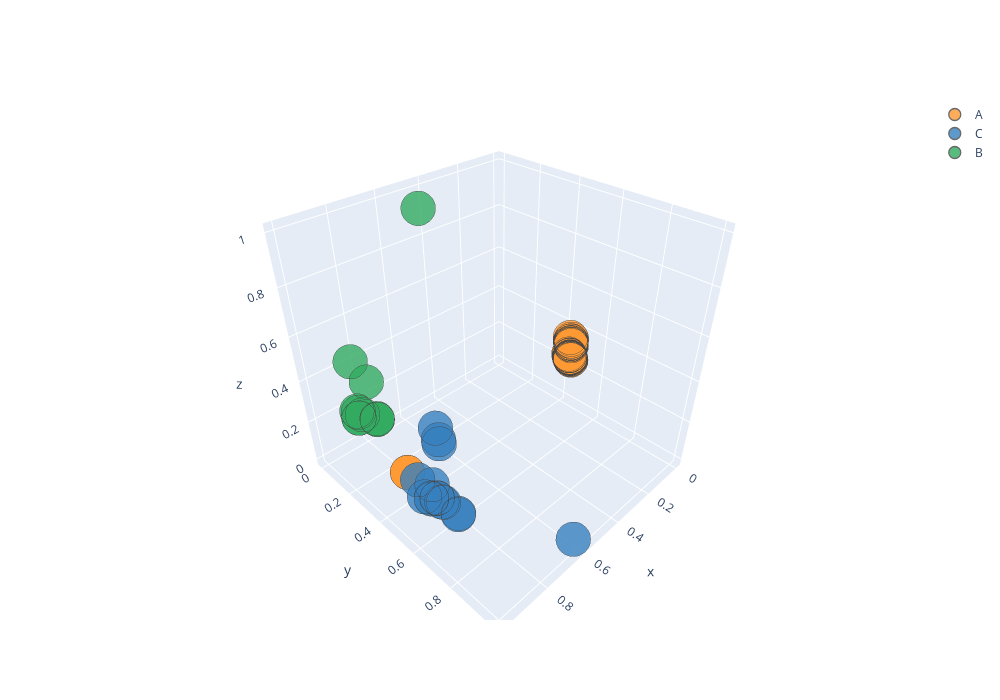

The notebook cell this image was saved under:
### Code cell
import cufflinks as cf
cf.go_offline()
chart_size = cf.Layout(height=700, width=1000)
df.iplot(kind='scatter3d', mode='markers', x=0, y=1, z=2, categories='cluster', layout=chart_size)
